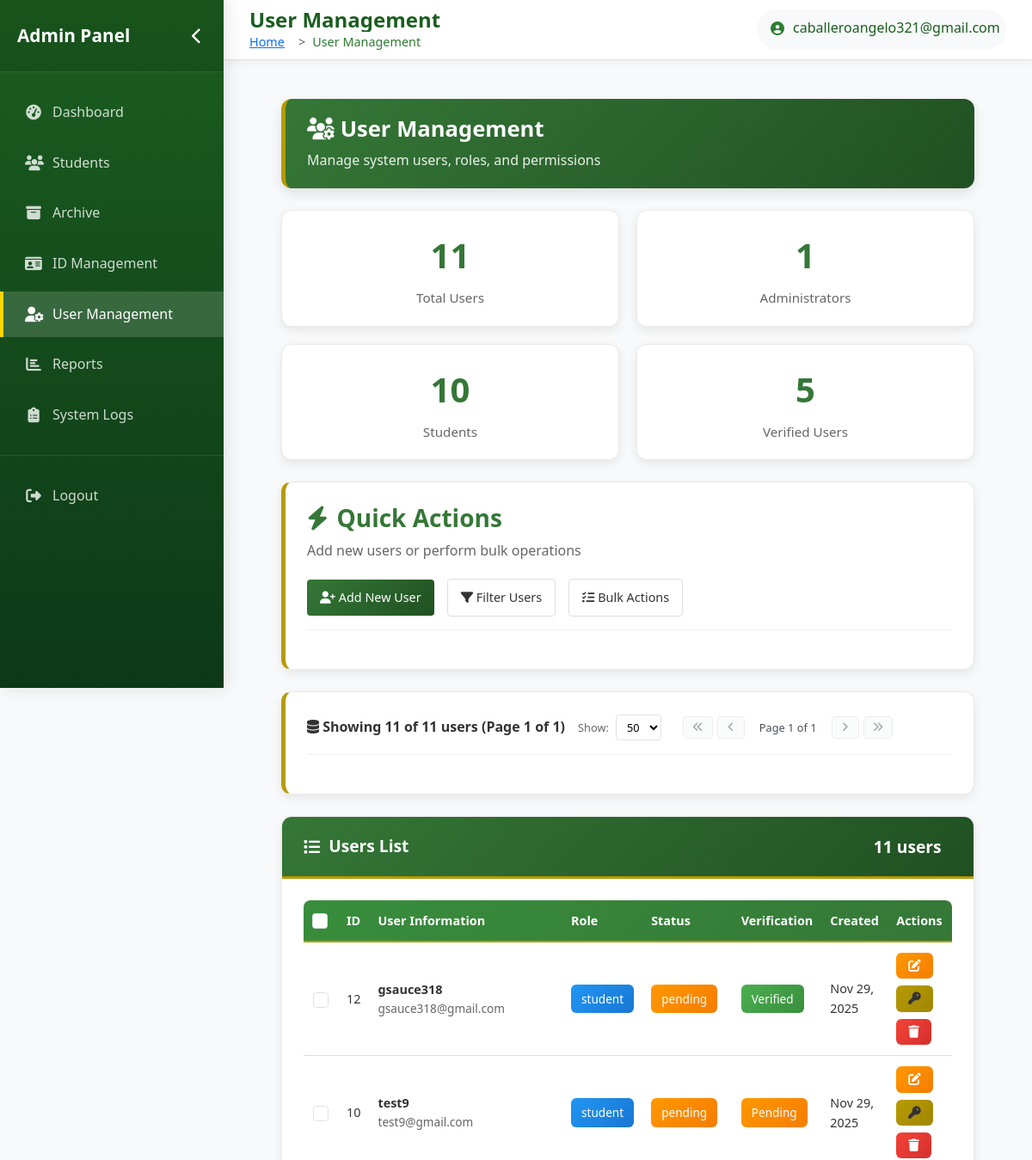
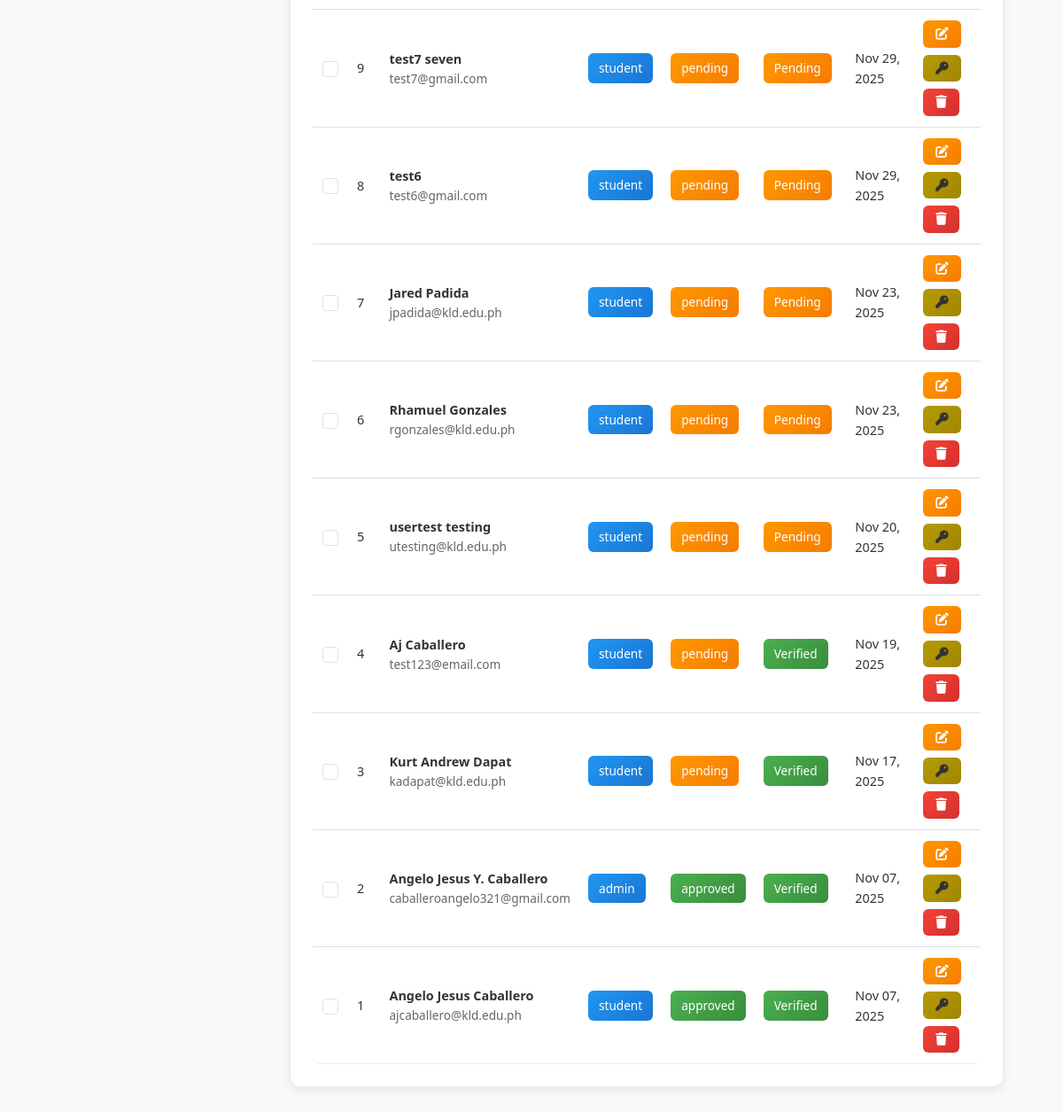
Page /admin/admin_user.php (signed in) on the committed database (2 pictures, top to bottom).
### tables this page shows
CREATE TABLE `users` (
  `user_id` int(11) NOT NULL,
  `full_name` varchar(100) NOT NULL,
  `email` varchar(100) NOT NULL,
  `password_hash` varchar(255) NOT NULL,
  `role` enum('admin','teacher','student') DEFAULT 'student',
  `is_verified` tinyint(1) DEFAULT 0,
  `verification_token` varchar(255) DEFAULT NULL,
  `created_at` timestamp NOT NULL DEFAULT current_timestamp(),
  `status` varchar(20) DEFAULT 'pending',
  `deleted_at` datetime DEFAULT NULL,
  `verified` tinyint(1) DEFAULT 0,
  `verified_at` datetime DEFAULT NULL
);

### includes/user.php (called while the page is built, shortened)
<?php
class User
{
    protected ?\PDO $db;
    public function __construct()
    {
        $db = (new Database())->getConnection();
        $this->db = $db;
    }
    public function getDb(): PDO {
        return $this->db;
    }
}

### admin/classes/UserManager.php (called while the page is built, shortened)
<?php
require_once __DIR__ . '/../../includes/User.php';
class UserManager extends User
{
    public function __construct($db = null)
    {
        if ($db === null) {
            $this->db = $this->getDb();
        } else {
            parent::__construct($db);
        }
    }
    public function getUsers(array $filters, int $page = 1, int $perPage = 50): array
{
    $whereConditions = [];
    $parameters = [];
    $filterConfig = [
        'name'      => ['column' => 'u.full_name', 'type' => 'like'],
        'email'     => ['column' => 'u.email', 'type' => 'like'],
        'role'      => ['column' => 'u.role', 'type' => 'exact'],
        'status'    => ['column' => 'u.status', 'type' => 'exact'],
        'verified'  => ['column' => 'u.is_verified', 'type' => 'boolean']
    ];
    foreach ($filterConfig as $key => $config) {
        $value = $filters[$key] ?? '';
        if ($value === '') {
            continue;
        }
    }
    $whereClause = $whereConditions ? 'WHERE ' . implode(' AND ', $whereConditions) : '';
    $offset = ($page - 1) * $perPage;
    $sql = "SELECT u.user_id, u.full_name, u.email, u.role, u.status, u.is_verified, u.created_at
            FROM users u
            $whereClause
            ORDER BY u.user_id DESC
            LIMIT :offset, :per_page";
    $stmt = $this->db->prepare($sql);
    $stmt->bindValue(':offset', $offset, PDO::PARAM_INT);
    $stmt->bindValue(':per_page', $perPage, PDO::PARAM_INT);
    $stmt->execute();
    return $stmt->fetchAll(PDO::FETCH_ASSOC);
}
public function countUsers(array $filters = []): int
{
    $whereConditions = [];
    $parameters = [];
    $filterConfig = [
        'name'      => ['column' => 'u.full_name', 'type' => 'like'],
        'email'     => ['column' => 'u.email', 'type' => 'like'],
        'role'      => ['column' => 'u.role', 'type' => 'exact'],
        'status'    => ['column' => 'u.status', 'type' => 'exact'],
        'verified'  => ['column' => 'u.is_verified', 'type' => 'boolean']
    ];
    foreach ($filterConfig as $key => $config) {
        $value = $filters[$key] ?? '';
        if ($value === '') {
            continue;
        }
        $column = $config['column'];
        switch ($config['type']) {
            case 'boolean':
                $whereConditions[] = "$column = :$key";
                $parameters[":$key"] = (int)$value;
                break;
            case 'exact':
            default:
                $whereConditions[] = "$column = :$key";
                $parameters[":$key"] = $value;
                break;
        }
    }
    $whereClause = $whereConditions ? 'WHERE ' . implode(' AND ', $whereConditions) : '';
    $sql = "SELECT COUNT(*) as total
            FROM users u
            $whereClause";
    $stmt = $this->db->prepare($sql);
    $stmt->execute($parameters);
    return (int) $stmt->fetchColumn();
}
}

### admin/admin_user.php (the view, shortened to what this page needs)
<?php
require_once 'classes/UserManager.php';
require_once 'admin_header.php';
$adminModel = new UserManager();
$page = isset($_GET['page']) ? max(1, intval($_GET['page'])) : 1;
$perPage = isset($_GET['per_page']) ? max(5, min(100, intval($_GET['per_page']))) : 50;
$filters = [
    'name'      => $_GET['name']      ?? '',
    'email'     => $_GET['email']     ?? '',
    'role'      => $_GET['role']      ?? '',
    'status'    => $_GET['status']    ?? '',
    'verified'  => $_GET['verified']  ?? '',
];
$users = $adminModel->getUsers($filters, $page, $perPage);
$totalUsers = $adminModel->countUsers($filters);
$totalPages = ceil($totalUsers / $perPage);
$totalUsersAll = $adminModel->countUsers([]);
$adminUsers = $adminModel->countUsers(['role' => 'admin']);
$studentUsers = $adminModel->countUsers(['role' => 'student']);
$verifiedUsers = $adminModel->countUsers(['verified' => 1]);
?>
<!DOCTYPE html>
<html lang="en">
<head>
    <link rel="stylesheet" href="../assets/css/admin.css">
    <link rel="stylesheet" href="https://cdnjs.cloudflare.com/ajax/libs/font-awesome/6.4.0/css/all.min.css">
</head>
<body>
    <div class="admin-container">
        <div class="page-header">
            <h2><i class="fas fa-users-cog"></i> User Management</h2>
            <p>Manage system users, roles, and permissions</p>
        </div>
        <div class="stats-dashboard">
            <div class="stat-card">
                <div class="stat-number"><?= $totalUsersAll ?></div>
                <div class="stat-label">Total Users</div>
            </div>
            <div class="stat-card">
                <div class="stat-number"><?= $adminUsers ?></div>
                <div class="stat-label">Administrators</div>
            </div>
            <div class="stat-card">
                <div class="stat-number"><?= $studentUsers ?></div>
                <div class="stat-label">Students</div>
            </div>
            <div class="stat-card">
                <div class="stat-number"><?= $verifiedUsers ?></div>
                <div class="stat-label">Verified Users</div>
            </div>
        </div>
        <div class="action-section">
            <h3><i class="fas fa-bolt"></i> Quick Actions</h3>
            <p>Add new users or perform bulk operations</p>
            <div class="bulk-actions">
                <a href="#addUserPopup" class="btn btn-primary">
                    <i class="fas fa-user-plus"></i> Add New User
                </a>
                <a href="#filterPopup" class="btn btn-outline">
                    <i class="fas fa-filter"></i> Filter Users
                </a>
                <a href="#bulkActionPopup" class="btn btn-outline">
                    <i class="fas fa-tasks"></i> Bulk Actions
                </a>
            </div>
        </div>
        <div class="bulk-section">
            <div class="bulk-actions">
                <span style="font-weight: 600;">
                    <i class="fas fa-database"></i>
                    Showing <?= count($users) ?> of <?= $totalUsers ?> users
                    (Page <?= $page ?> of <?= $totalPages ?>)
                </span>
                <div style="display: flex; gap: 10px; align-items: center;">
                    <div class="results-per-page">
                        <span style="font-size: 0.8rem; color: #666;">Show:</span>
                        <select onchange="changePerPage(this.value)">
                            <option value="50" <?= $perPage == 50 ? 'selected' : '' ?>>50</option>
                        </select>
                    </div>
                    <div class="pagination">
                        <?php if ($page > 1): ?>
                            <a href="?<?= http_build_query(array_merge($_GET, ['page' => 1])) ?>" class="pagination-btn" title="First Page">
                                <i class="fas fa-angle-double-left"></i>
                            </a>
                            <a href="?<?= http_build_query(array_merge($_GET, ['page' => $page - 1])) ?>" class="pagination-btn" title="Previous Page">
                                <i class="fas fa-angle-left"></i>
                            </a>
                        <?php else: ?>
                            <span class="pagination-btn disabled">
                                <i class="fas fa-angle-double-left"></i>
                            </span>
                            <span class="pagination-btn disabled">
                                <i class="fas fa-angle-left"></i>
                            </span>
                        <?php endif; ?>
                        <span class="pagination-info">
                            Page <?= $page ?> of <?= $totalPages ?>
                        </span>
                        <?php if ($page < $totalPages): ?>
                            <a href="?<?= http_build_query(array_merge($_GET, ['page' => $page + 1])) ?>" class="pagination-btn" title="Next Page">
                                <i class="fas fa-angle-right"></i>
                            </a>
                            <a href="?<?= http_build_query(array_merge($_GET, ['page' => $totalPages])) ?>" class="pagination-btn" title="Last Page">
                                <i class="fas fa-angle-double-right"></i>
                            </a>
                        <?php else: ?>
                            <span class="pagination-btn disabled">
                                <i class="fas fa-angle-right"></i>
                            </span>
                            <span class="pagination-btn disabled">
                                <i class="fas fa-angle-double-right"></i>
                            </span>
                        <?php endif; ?>
                    </div>
                </div>
            </div>
        </div>
        <div class="admin-card">
            <div class="admin-card-header">
                <span><i class="fas fa-list"></i> Users List</span>
                <span class="badge"><?= count($users) ?> users</span>
            </div>
            <div class="admin-card-body">
                <?php if (empty($users)): ?>
                    <div class="empty-state">
                        <i class="fas fa-users-slash"></i>
                        <h4>No Users Found</h4>
                        <p>No users match your current filter criteria</p>
                    </div>
                <?php else: ?>
                    <div class="table-responsive">
                        <table class="admin-table">
                            <thead>
                                <tr>
                                    <th class="select-all-cell">
                                        <input type="checkbox" id="selAll" class="form-check-input">
                                    </th>
                                    <th>ID</th>
                                    <th>User Information</th>
                                    <th>Role</th>
                                    <th>Status</th>
                                    <th>Verification</th>
                                    <th>Created</th>
                                    <th>Actions</th>
                                </tr>
                            </thead>
                            <tbody>
                                <?php foreach ($users as $u): ?>
                                <tr>
                                    <td class="select-all-cell">
                                        <input type="checkbox" class="rowChk form-check-input" value="<?= $u['user_id'] ?>">
                                    </td>
                                    <td><?= $u['user_id'] ?></td>
                                    <td>
                                        <div style="font-weight: 600;"><?= htmlspecialchars($u['full_name']) ?></div>
                                        <div style="font-size: 0.85rem; color: #666;"><?= htmlspecialchars($u['email']) ?></div>
                                    </td>
                                    <td>
                                        <span class="status-badge <?= $u['role'] === 'admin' ? 'status-generated' : 'status-registered' ?>">
                                            <?= htmlspecialchars($u['role']) ?>
                                        </span>
                                    </td>
                                    <td>
                                        <span class="status-badge <?= $u['status'] === 'approved' ? 'status-active' : 'status-pending' ?>">
                                            <?= htmlspecialchars($u['status']) ?>
                                        </span>
                                    </td>
                                    <td>
                                        <span class="status-badge <?= $u['is_verified'] ? 'status-verified' : 'status-unverified' ?>">
                                            <?= $u['is_verified'] ? 'Verified' : 'Pending' ?>
                                        </span>
                                    </td>
                                    <td><?= date('M d, Y', strtotime($u['created_at'])) ?></td>
                                    <td>
                                        <div class="action-buttons">
                                            <a href="#editUserPopup<?= $u['user_id'] ?>"
                                               class="btn-admin btn-edit" title="Edit User">
                                                <i class="fas fa-edit"></i>
                                            </a>
                                            <a href="#resetPopup<?= $u['user_id'] ?>"
                                               class="btn-admin btn-secondary" title="Reset Password">
                                                <i class="fas fa-key"></i>
                                            </a>
                                            <form method="post" style="display: inline;">
                                                <button type="submit"
                                                        class="btn-admin btn-danger"
                                                        title="Delete User"
                                                        onclick="return confirm('Are you sure you want to delete this user?')">
                                                    <i class="fas fa-trash"></i>
                                                </button>
                                            </form>
                                        </div>
                                    </td>
                                </tr>
                                <?php endforeach; ?>
                            </tbody>
                        </table>
                    </div>
                <?php endif; ?>
            </div>
        </div>
    </div>
</body>
</html>

### admin/admin_header.php (style rules this page uses)
:root { --primary-dark: #1b5e20; --primary-medium: #2e7d32; --primary-light: #4caf50; --accent-yellow: #ffd600; --accent-yellow-light: #ffecb3; --sidebar-width: 260px; --sidebar-collapsed-width: 70px; --header-height: 70px; --transition-speed: 0.3s; }
.admin-body { background: #f8f9fa; min-height: 100vh; overflow-x: hidden; font-family: 'Segoe UI', Tahoma, Geneva, Verdana, sans-serif; }
body { overflow-x: hidden; }
* { transition: color var(--transition-speed) ease, background-color var(--transition-speed) ease, border-color var(--transition-speed) ease; }

### admin/admin_user.php (style rules this page uses)
.pagination { display: flex; align-items: center; gap: 5px; margin-right: 15px; }
.pagination-btn { display: inline-flex; align-items: center; justify-content: center; padding: 6px 10px; background: #f8f9fa; border: 1px solid #dee2e6; border-radius: 4px; color: #007bff; text-decoration: none; font-size: 0.8rem; transition: all 0.3s ease; min-width: 32px; }
.pagination-btn.disabled { background: #f8f9fa; color: #6c757d; border-color: #dee2e6; cursor: not-allowed; opacity: 0.6; }
.pagination-info { padding: 6px 12px; font-size: 0.8rem; color: #495057; font-weight: 500; }
.results-per-page { display: flex; align-items: center; gap: 8px; margin-right: 15px; }
.results-per-page select { padding: 4px 8px; border: 1px solid #dee2e6; border-radius: 4px; font-size: 0.8rem; }

### rows in the picture
users: user_id "12", full_name "gsauce318", email "gsauce318@gmail.com", role "student", status "pending", is_verified "Verified", created_at "Nov 29, 2025"
users: user_id "10", full_name "test9", email "test9@gmail.com", role "student", status "pending", is_verified "Pending", created_at "Nov 29, 2025"
users: user_id "9", full_name "test7 seven", email "test7@gmail.com", role "student", status "pending", is_verified "Pending", created_at "Nov 29, 2025"
users: user_id "8", full_name "test6", email "test6@gmail.com", role "student", status "pending", is_verified "Pending", created_at "Nov 29, 2025"
users: user_id "7", full_name "Jared Padida", email "jpadida@kld.edu.ph", role "student", status "pending", is_verified "Pending", created_at "Nov 23, 2025"
users: user_id "6", full_name "Rhamuel Gonzales", email "rgonzales@kld.edu.ph", role "student", status "pending", is_verified "Pending", created_at "Nov 23, 2025"
users: user_id "5", full_name "usertest testing", email "utesting@kld.edu.ph", role "student", status "pending", is_verified "Pending", created_at "Nov 20, 2025"
users: user_id "4", full_name "Aj Caballero", email "test123@email.com", role "student", status "pending", is_verified "Verified", created_at "Nov 19, 2025"
users: user_id "3", full_name "Kurt Andrew Dapat", email "kadapat@kld.edu.ph", role "student", status "pending", is_verified "Verified", created_at "Nov 17, 2025"
users: user_id "2", full_name "Angelo Jesus Y. Caballero", email "caballeroangelo321@gmail.com", role "admin", status "approved", is_verified "Verified", created_at "Nov 07, 2025"
users: user_id "1", full_name "Angelo Jesus Caballero", email "ajcaballero@kld.edu.ph", role "student", status "approved", is_verified "Verified", created_at "Nov 07, 2025"

### other values in the picture
$_SESSION['email'] "caballeroangelo321@gmail.com"
$totalUsersAll "11"
$adminUsers "1"
$studentUsers "10"
$verifiedUsers "5"
count($users) "11"
$totalUsers "11"
$page "1"
$totalPages "1"
